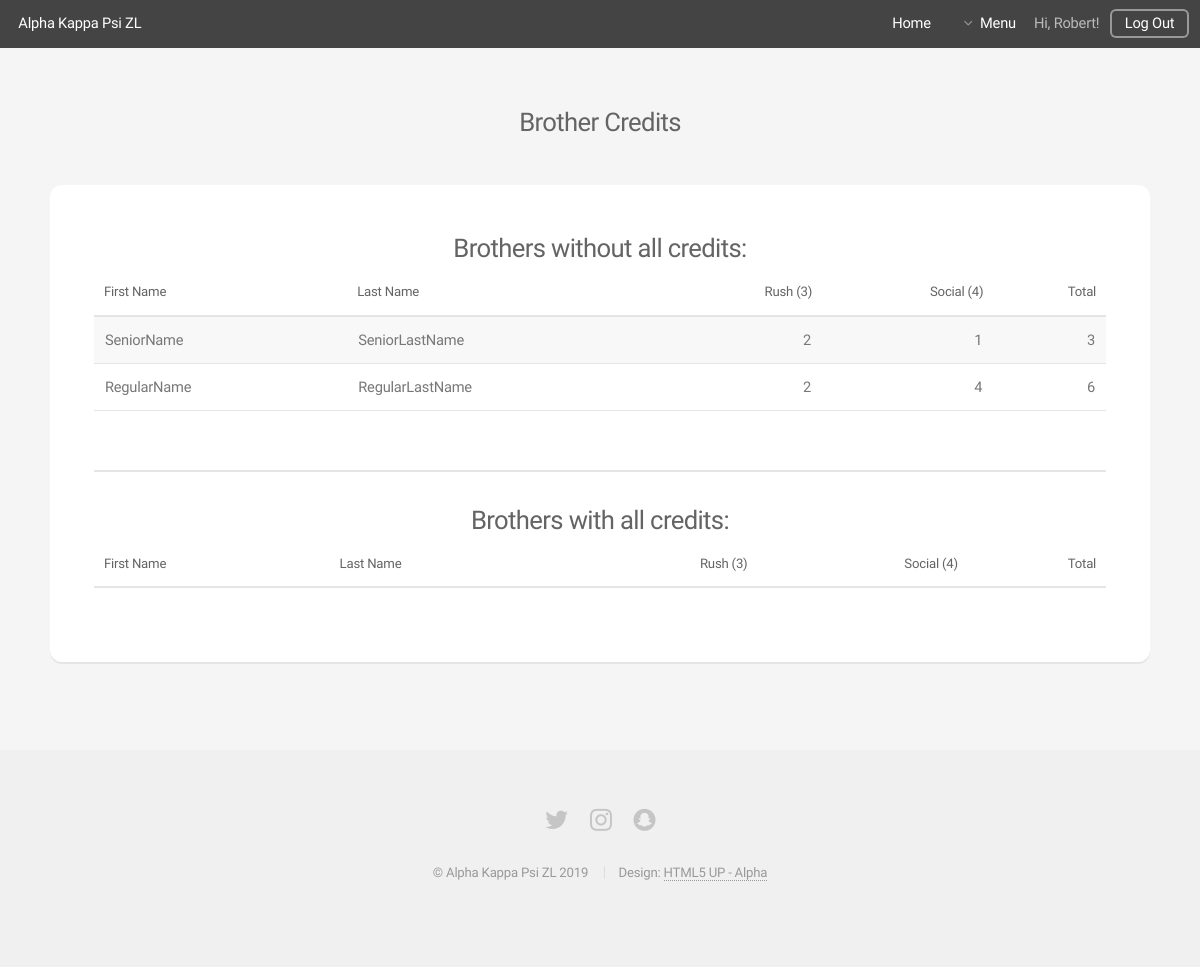
Screenshot of /attendance/brothercredits/ (signed in) with the database file from the repository.
### attendance/models.py (models this page shows, shortened)
class EventGroup(models.Model):
    name = models.CharField(max_length=100, null=False, unique=True)
    needed_credits = models.IntegerField(default=0, null=False, validators=[validate_not_negative])
    senior_credits = models.IntegerField(default=0, null=False, validators=[validate_not_negative])
    members = models.ManyToManyField(User, through='TeamMembership',through_fields=('group', 'user'))
    def __str__(self):
        return self.name

### attendance/views.py (the view)
# urls.py: path('brothercredits/', views.brothercredits, name='brothercredits'),
@login_required
@user_passes_test(exec_check, redirect_field_name=None)
def brothercredits(request):
    notcredits = {}
    hascredits = {}
    activebrothers = User.objects.filter(profile__isbrother=1, profile__isloa=0, profile__isexec=0).all()
    eventgroups = EventGroup.objects.filter(needed_credits__gt=0).all() | EventGroup.objects.filter(senior_credits__gt=0).all()
    for bro in activebrothers:
        creditsdict = {}
        for eventgroup in eventgroups:
            creditsdict[eventgroup.name] = bro.eventgroupcredits(eventgroup)
        creditsdict['Total'] = bro.totalcredits
        if bro.missingcredits:
            notcredits[bro] = creditsdict
        else:
            hascredits[bro] = creditsdict
    context = {
        'notcredits': notcredits,
        'hascredits': hascredits,
        'eventgroups': eventgroups,
        'containersize': 'large',
    }
    return render(request, 'attendance/brothercredits.html', context=context)

### attendance/models.py (called while the page is built)
def make_iterator(s):
    try:
        len(s)
        return s
    except TypeError:
        return [s]

    def eventgroupsignins(self, eventgroup):
        evgsignins = self.signins.filter(event__group=eventgroup)
        return evgsignins

    def eventgroupcredits(self, eventgroup):
        evgsignins = self.eventgroupsignins(eventgroup)
        evgcredits = sum(signin.event.credits for signin in evgsignins)
        return evgcredits

    def neededcredits(self, eventgroups):
        if self.profile.issenior:
            neededcredits = sum(evg.senior_credits for evg in make_iterator(eventgroups))
        else:
            neededcredits = sum(evg.needed_credits for evg in make_iterator(eventgroups))
        return neededcredits

    def missingcredits(self):
        eventgroups = EventGroup.objects.all()
        if self.totalcredits < self.neededcredits(eventgroups):
            return True
        for eventgroup in eventgroups:
            evgcredits = self.eventgroupcredits(eventgroup)
            if evgcredits < self.neededcredits(eventgroup):
                return True
        return False

### users/models.py (called while the page is built)
def exec_check(user):
    return user.profile.isexec

### templates/attendance/brothercredits.html (shortened to what this page needs)
{% extends 'base/base_generic.html' %}
{% block main_headertext %}
    <h3>Brother Credits</h3>
{% endblock %}
{% block content %}
    {% if notcredits %}
    <h3>Brothers without all credits:</h3>
    <div class="table-wrapper" style="text-align:left;">
        <table>
            <thead>
                <tr>
                    <th>First Name</th>
                    <th>Last Name</th>
                    {% for evg in eventgroups %}
                        <th style="text-align:right;">{{evg}} ({{evg.needed_credits}})</th>
                    {% endfor %}
                    <th style="text-align:right;">Total</th>
                </tr>
            </thead>
            <tbody>
                {% for bro, credits in notcredits.items %}
                <tr>
                    <td>{{ bro.first_name }}</td>
                    <td>{{ bro.last_name }}</td>
                    {% for evgcredits in credits.values %}
                        <td style="text-align:right;">{{ evgcredits }}</td>
                    {% endfor %}
                </tr>
                {% endfor %}
            </tbody>
        </table>
    </div>
    <hr />
    <h3>Brothers with all credits:</h3>
    <div class="table-wrapper" style="text-align:left;">
            <table>
                <thead>
                    <tr>
                        <th>First Name</th>
                        <th>Last Name</th>
                        {% for evg in eventgroups %}
                            <th style="text-align:right;">{{evg}} ({{evg.needed_credits}})</th>
                        {% endfor %}
                        <th style="text-align:right;">Total</th>
                    </tr>
                </thead>
            </table>
        </div>
    {% else %}
    <h3>All brothers have their credits</h3>
    {% endif %}
{% endblock %}

### templates/base/base_generic.html (shortened to what this page needs)
<!DOCTYPE HTML>
{% load static %}
<html>
	<head>
        <link rel="stylesheet" href="{% static 'assets/css/main.css' %}" />
	</head>
	<body class="{{ landing|default:"" }} is-preload">
		<div id="page-wrapper">
				<header id="header" class="{{ headerclass|default:"" }}">
					<h1><a href="{% url 'index' %}">Alpha Kappa Psi ZL</a></h1>
					<nav id="nav">
						<ul>
							<li><a href={% if request.user.is_authenticated %}
										"{% url 'generic' %}"
										{% else %}
										"{% url 'index' %}"
										{% endif %}>
								Home
							</a></li>
							{% if request.user.is_authenticated %}
							<li>
								<a href="#" class="icon fa-angle-down">Menu</a>
							</li>
								{% if request.user.first_name %}
								<li>Hi, {{ request.user.first_name }}!</li>
								{% endif %}
								<li><a href="{% url 'logout' %}?next={% url 'login' %}" class="button">Log Out</a></li>
							{% else %}
							<li><a href="{% url 'login' %}" class="button">Log In</a></li>
							{% endif %}
						</ul>
					</nav>
				</header>
				{% block main %}
				<section id="main" class="container {{ containersize|default:"small" }}">
					<header>
						{% block main_headertext %}{% endblock %}
					</header>
					<div class="box">
							{% block content %}
							{% endblock %}
					</div>
				</section>
				{% endblock %}
				{% block footer %}
				<footer id="footer">
					<ul class="icons">
						<li><a href="https://www.twitter.com/utk_akpsi" class="icon fa-twitter"><span class="label">Twitter</span></a></li>
						<li><a href="https://www.instagram.com/utk_akpsi" class="icon fa-instagram"><span class="label">Instagram</span></a></li>
						<li><a href="https://www.snapchat.com/add/akpsizl" class="icon fa-snapchat"><span class="label">Snapchat</span></a></li>
					</ul>
					<ul class="copyright">
						<li>&copy; Alpha Kappa Psi ZL 2019</li>
                        <li>Design: <a href="http://html5up.net/alpha">HTML5 UP - Alpha</a></li>
					</ul>
				</footer>
				{% endblock %}
		</div>
	</body>
</html>

### rows the page displays
EventGroup: name "Rush", needed_credits "3"
EventGroup: name "Social", needed_credits "4"

### other values shown
{{ request.user.first_name }} "Robert"
{{ bro.first_name }} "SeniorName"
{{ bro.last_name }} "SeniorLastName"
{{ evgcredits }} "2" "1" "3" "2" "4" "6"
{{ bro.first_name }} "RegularName"
{{ bro.last_name }} "RegularLastName"
